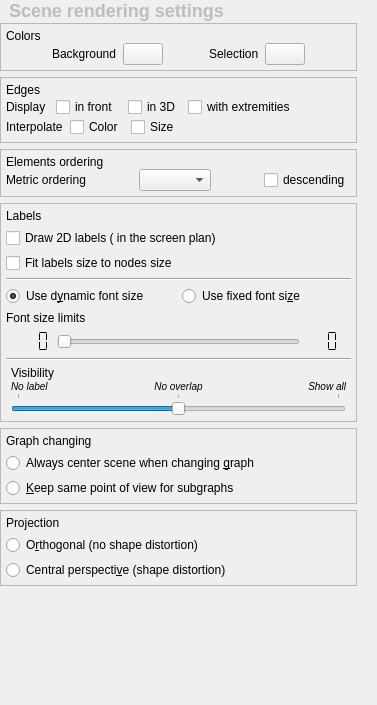
<?xml version="1.0" encoding="UTF-8"?>
<ui version="4.0">
 <class>SceneConfigWidget</class>
 <widget class="QWidget" name="SceneConfigWidget">
  <property name="geometry">
   <rect>
    <x>0</x>
    <y>0</y>
    <width>377</width>
    <height>705</height>
   </rect>
  </property>
  <property name="sizePolicy">
   <sizepolicy hsizetype="Preferred" vsizetype="Preferred">
    <horstretch>0</horstretch>
    <verstretch>0</verstretch>
   </sizepolicy>
  </property>
  <property name="windowTitle">
   <string>Scene</string>
  </property>
  <layout class="QVBoxLayout" name="verticalLayout">
   <property name="spacing">
    <number>2</number>
   </property>
   <property name="leftMargin">
    <number>0</number>
   </property>
   <property name="topMargin">
    <number>0</number>
   </property>
   <property name="rightMargin">
    <number>0</number>
   </property>
   <property name="bottomMargin">
    <number>0</number>
   </property>
   <item>
    <widget class="QFrame" name="horizontalFrame_2">
     <property name="sizePolicy">
      <sizepolicy hsizetype="Preferred" vsizetype="Fixed">
       <horstretch>0</horstretch>
       <verstretch>0</verstretch>
      </sizepolicy>
     </property>
     <layout class="QHBoxLayout" name="horizontalLayout_4">
      <property name="topMargin">
       <number>0</number>
      </property>
      <property name="bottomMargin">
       <number>0</number>
      </property>
      <item>
       <widget class="QLabel" name="title">
        <property name="sizePolicy">
         <sizepolicy hsizetype="Preferred" vsizetype="Fixed">
          <horstretch>0</horstretch>
          <verstretch>0</verstretch>
         </sizepolicy>
        </property>
        <property name="styleSheet">
         <string notr="true">
font-weight: bold; font-size: 18px; color: #A0A0A0A0</string>
        </property>
        <property name="text">
         <string>Scene rendering settings</string>
        </property>
       </widget>
      </item>
     </layout>
    </widget>
   </item>
   <item>
    <widget class="QScrollArea" name="scrollArea">
     <property name="sizePolicy">
      <sizepolicy hsizetype="Preferred" vsizetype="Preferred">
       <horstretch>0</horstretch>
       <verstretch>0</verstretch>
      </sizepolicy>
     </property>
     <property name="frameShape">
      <enum>QFrame::NoFrame</enum>
     </property>
     <property name="horizontalScrollBarPolicy">
      <enum>Qt::ScrollBarAlwaysOff</enum>
     </property>
     <property name="widgetResizable">
      <bool>true</bool>
     </property>
     <widget class="QWidget" name="scrollAreaWidgetContents">
      <property name="geometry">
       <rect>
        <x>0</x>
        <y>0</y>
        <width>387</width>
        <height>638</height>
       </rect>
      </property>
      <property name="sizePolicy">
       <sizepolicy hsizetype="Preferred" vsizetype="Fixed">
        <horstretch>0</horstretch>
        <verstretch>0</verstretch>
       </sizepolicy>
      </property>
      <layout class="QVBoxLayout" name="verticalLayout_2">
       <property name="leftMargin">
        <number>0</number>
       </property>
       <property name="topMargin">
        <number>0</number>
       </property>
       <property name="rightMargin">
        <number>20</number>
       </property>
       <property name="bottomMargin">
        <number>0</number>
       </property>
       <item>
        <widget class="QFrame" name="colorsFrame">
         <property name="sizePolicy">
          <sizepolicy hsizetype="Preferred" vsizetype="Fixed">
           <horstretch>0</horstretch>
           <verstretch>0</verstretch>
          </sizepolicy>
         </property>
         <property name="frameShape">
          <enum>QFrame::StyledPanel</enum>
         </property>
         <property name="frameShadow">
          <enum>QFrame::Raised</enum>
         </property>
         <property name="section" stdset="0">
          <bool>false</bool>
         </property>
         <layout class="QVBoxLayout" name="verticalLayout_8">
          <property name="spacing">
           <number>0</number>
          </property>
          <property name="leftMargin">
           <number>5</number>
          </property>
          <property name="topMargin">
           <number>5</number>
          </property>
          <property name="rightMargin">
           <number>5</number>
          </property>
          <property name="bottomMargin">
           <number>5</number>
          </property>
          <item>
           <widget class="QLabel" name="label">
            <property name="sizePolicy">
             <sizepolicy hsizetype="Preferred" vsizetype="Preferred">
              <horstretch>0</horstretch>
              <verstretch>0</verstretch>
             </sizepolicy>
            </property>
            <property name="minimumSize">
             <size>
              <width>80</width>
              <height>0</height>
             </size>
            </property>
            <property name="text">
             <string>Colors</string>
            </property>
            <property name="alignment">
             <set>Qt::AlignLeading|Qt::AlignLeft|Qt::AlignTop</set>
            </property>
            <property name="groupTitle" stdset="0">
             <bool>true</bool>
            </property>
           </widget>
          </item>
          <item>
           <layout class="QVBoxLayout" name="verticalLayout_5">
            <property name="spacing">
             <number>0</number>
            </property>
            <item>
             <layout class="QHBoxLayout" name="horizontalLayout_7">
              <item>
               <spacer name="horizontalSpacer_3">
                <property name="orientation">
                 <enum>Qt::Horizontal</enum>
                </property>
                <property name="sizeHint" stdset="0">
                 <size>
                  <width>40</width>
                  <height>20</height>
                 </size>
                </property>
               </spacer>
              </item>
              <item>
               <widget class="QLabel" name="backgroundColorLabel">
                <property name="text">
                 <string>Background  </string>
                </property>
               </widget>
              </item>
              <item>
               <widget class="tlp::ColorButton" name="backgroundColorButton">
                <property name="sizePolicy">
                 <sizepolicy hsizetype="Minimum" vsizetype="Preferred">
                  <horstretch>0</horstretch>
                  <verstretch>0</verstretch>
                 </sizepolicy>
                </property>
                <property name="minimumSize">
                 <size>
                  <width>20</width>
                  <height>0</height>
                 </size>
                </property>
                <property name="text">
                 <string/>
                </property>
               </widget>
              </item>
              <item>
               <spacer name="horizontalSpacer_2">
                <property name="orientation">
                 <enum>Qt::Horizontal</enum>
                </property>
                <property name="sizeHint" stdset="0">
                 <size>
                  <width>40</width>
                  <height>20</height>
                 </size>
                </property>
               </spacer>
              </item>
              <item>
               <widget class="QLabel" name="selectionColorLabel">
                <property name="text">
                 <string>Selection  </string>
                </property>
               </widget>
              </item>
              <item>
               <widget class="tlp::ColorButton" name="selectionColorButton">
                <property name="sizePolicy">
                 <sizepolicy hsizetype="Minimum" vsizetype="Preferred">
                  <horstretch>0</horstretch>
                  <verstretch>0</verstretch>
                 </sizepolicy>
                </property>
                <property name="minimumSize">
                 <size>
                  <width>20</width>
                  <height>0</height>
                 </size>
                </property>
                <property name="text">
                 <string/>
                </property>
               </widget>
              </item>
              <item>
               <spacer name="horizontalSpacer_4">
                <property name="orientation">
                 <enum>Qt::Horizontal</enum>
                </property>
                <property name="sizeHint" stdset="0">
                 <size>
                  <width>40</width>
                  <height>20</height>
                 </size>
                </property>
               </spacer>
              </item>
             </layout>
            </item>
           </layout>
          </item>
         </layout>
        </widget>
       </item>
       <item>
        <widget class="QFrame" name="edgesFrame">
         <property name="sizePolicy">
          <sizepolicy hsizetype="Preferred" vsizetype="Fixed">
           <horstretch>0</horstretch>
           <verstretch>0</verstretch>
          </sizepolicy>
         </property>
         <property name="frameShape">
          <enum>QFrame::StyledPanel</enum>
         </property>
         <property name="frameShadow">
          <enum>QFrame::Raised</enum>
         </property>
         <property name="section" stdset="0">
          <bool>false</bool>
         </property>
         <layout class="QVBoxLayout" name="verticalLayout_7">
          <property name="spacing">
           <number>0</number>
          </property>
          <property name="leftMargin">
           <number>5</number>
          </property>
          <property name="topMargin">
           <number>5</number>
          </property>
          <property name="rightMargin">
           <number>5</number>
          </property>
          <property name="bottomMargin">
           <number>5</number>
          </property>
          <item>
           <layout class="QVBoxLayout" name="edgesFrameContents">
            <property name="spacing">
             <number>0</number>
            </property>
            <property name="rightMargin">
             <number>0</number>
            </property>
            <item>
             <widget class="QLabel" name="edgesFrameTitle">
              <property name="minimumSize">
               <size>
                <width>80</width>
                <height>0</height>
               </size>
              </property>
              <property name="text">
               <string>Edges</string>
              </property>
              <property name="alignment">
               <set>Qt::AlignLeading|Qt::AlignLeft|Qt::AlignTop</set>
              </property>
              <property name="groupTitle" stdset="0">
               <bool>true</bool>
              </property>
             </widget>
            </item>
            <item>
             <layout class="QHBoxLayout" name="edgeDisplayLayout">
              <property name="spacing">
               <number>0</number>
              </property>
              <property name="leftMargin">
               <number>0</number>
              </property>
              <item>
               <widget class="QLabel" name="label_5">
                <property name="text">
                 <string>Display   </string>
                </property>
               </widget>
              </item>
              <item>
               <widget class="QCheckBox" name="edgesFrontCheck">
                <property name="toolTip">
                 <string>&lt;p&gt;If checked, the edges are displayed in front of the nodes, in order to improve the long-distance edges display.&lt;/p&gt;</string>
                </property>
                <property name="text">
                 <string>in front   </string>
                </property>
               </widget>
              </item>
              <item>
               <widget class="QCheckBox" name="edges3DCheck">
                <property name="sizePolicy">
                 <sizepolicy hsizetype="Expanding" vsizetype="Fixed">
                  <horstretch>0</horstretch>
                  <verstretch>0</verstretch>
                 </sizepolicy>
                </property>
                <property name="toolTip">
                 <string>if checked, edges are drawn as tubes</string>
                </property>
                <property name="text">
                 <string>in 3D  </string>
                </property>
               </widget>
              </item>
              <item>
               <widget class="QCheckBox" name="edgesArrowCheck">
                <property name="toolTip">
                 <string>enable/disable the display of the edges extremities (usually an arrow)</string>
                </property>
                <property name="text">
                 <string>with extremities</string>
                </property>
               </widget>
              </item>
              <item>
               <spacer name="horizontalSpacer_6">
                <property name="orientation">
                 <enum>Qt::Horizontal</enum>
                </property>
                <property name="sizeHint" stdset="0">
                 <size>
                  <width>40</width>
                  <height>20</height>
                 </size>
                </property>
               </spacer>
              </item>
             </layout>
            </item>
            <item>
             <layout class="QHBoxLayout" name="edgeInterpolateLayout">
              <item>
               <widget class="QLabel" name="label_4">
                <property name="text">
                 <string>Interpolate  </string>
                </property>
               </widget>
              </item>
              <item>
               <widget class="QCheckBox" name="edgesColorInterpolationCheck">
                <property name="toolTip">
                 <string>&lt;p&gt;if checked, the color along the edges is interpolated using the colors of the linked nodes&lt;/p&gt;</string>
                </property>
                <property name="text">
                 <string>Color  </string>
                </property>
               </widget>
              </item>
              <item>
               <widget class="QCheckBox" name="edgesSizeInterpolationCheck">
                <property name="toolTip">
                 <string>&lt;p&gt;if checked, the size along the edges is interpolated using the sizes of the linked nodes&lt;/p&gt;</string>
                </property>
                <property name="text">
                 <string>Size</string>
                </property>
               </widget>
              </item>
              <item>
               <spacer name="horizontalSpacer_5">
                <property name="orientation">
                 <enum>Qt::Horizontal</enum>
                </property>
                <property name="sizeHint" stdset="0">
                 <size>
                  <width>40</width>
                  <height>20</height>
                 </size>
                </property>
               </spacer>
              </item>
             </layout>
            </item>
           </layout>
          </item>
         </layout>
        </widget>
       </item>
       <item>
        <widget class="QFrame" name="frame">
         <property name="frameShape">
          <enum>QFrame::StyledPanel</enum>
         </property>
         <property name="frameShadow">
          <enum>QFrame::Raised</enum>
         </property>
         <layout class="QVBoxLayout" name="verticalLayout_10">
          <property name="spacing">
           <number>0</number>
          </property>
          <property name="leftMargin">
           <number>5</number>
          </property>
          <property name="topMargin">
           <number>5</number>
          </property>
          <property name="rightMargin">
           <number>5</number>
          </property>
          <property name="bottomMargin">
           <number>5</number>
          </property>
          <item>
           <widget class="QLabel" name="label_3">
            <property name="text">
             <string>Elements ordering</string>
            </property>
            <property name="groupTitle" stdset="0">
             <bool>true</bool>
            </property>
           </widget>
          </item>
          <item>
           <layout class="QHBoxLayout" name="horizontalLayout_2">
            <item>
             <widget class="QLabel" name="label_2">
              <property name="sizePolicy">
               <sizepolicy hsizetype="Minimum" vsizetype="Preferred">
                <horstretch>0</horstretch>
                <verstretch>0</verstretch>
               </sizepolicy>
              </property>
              <property name="toolTip">
               <string>manage the display of the graph nodes/edges by ordering them according to a metric</string>
              </property>
              <property name="text">
               <string>Metric ordering</string>
              </property>
             </widget>
            </item>
            <item>
             <spacer name="horizontalSpacer_7">
              <property name="orientation">
               <enum>Qt::Horizontal</enum>
              </property>
              <property name="sizeHint" stdset="0">
               <size>
                <width>40</width>
                <height>20</height>
               </size>
              </property>
             </spacer>
            </item>
            <item>
             <widget class="tlp::TulipComboBox" name="labelsOrderingCombo">
              <property name="sizePolicy">
               <sizepolicy hsizetype="Preferred" vsizetype="Fixed">
                <horstretch>0</horstretch>
                <verstretch>0</verstretch>
               </sizepolicy>
              </property>
              <property name="maximumSize">
               <size>
                <width>180</width>
                <height>16777215</height>
               </size>
              </property>
              <property name="toolTip">
               <string>manage the display of the graph nodes/edges by ordering them according to a metric</string>
              </property>
             </widget>
            </item>
            <item>
             <spacer name="horizontalSpacer">
              <property name="orientation">
               <enum>Qt::Horizontal</enum>
              </property>
              <property name="sizeHint" stdset="0">
               <size>
                <width>40</width>
                <height>20</height>
               </size>
              </property>
             </spacer>
            </item>
            <item>
             <widget class="QCheckBox" name="descendingCB">
              <property name="text">
               <string>descending</string>
              </property>
             </widget>
            </item>
           </layout>
          </item>
         </layout>
        </widget>
       </item>
       <item>
        <widget class="QFrame" name="labelsFrame">
         <property name="frameShape">
          <enum>QFrame::StyledPanel</enum>
         </property>
         <property name="frameShadow">
          <enum>QFrame::Raised</enum>
         </property>
         <layout class="QVBoxLayout" name="verticalLayout_6">
          <property name="spacing">
           <number>5</number>
          </property>
          <property name="leftMargin">
           <number>5</number>
          </property>
          <property name="topMargin">
           <number>5</number>
          </property>
          <property name="rightMargin">
           <number>5</number>
          </property>
          <property name="bottomMargin">
           <number>5</number>
          </property>
          <item>
           <widget class="QLabel" name="labelsFrameTitle">
            <property name="minimumSize">
             <size>
              <width>80</width>
              <height>0</height>
             </size>
            </property>
            <property name="text">
             <string>Labels</string>
            </property>
            <property name="alignment">
             <set>Qt::AlignLeading|Qt::AlignLeft|Qt::AlignTop</set>
            </property>
            <property name="groupTitle" stdset="0">
             <bool>true</bool>
            </property>
           </widget>
          </item>
          <item>
           <widget class="QCheckBox" name="labelsBillboardedCheck">
            <property name="toolTip">
             <string>&lt;p&gt;If checked, the labels are always drawn horizontally in the screen plan&lt;/p&gt;</string>
            </property>
            <property name="text">
             <string>Draw 2D labels ( in the screen plan)</string>
            </property>
           </widget>
          </item>
          <item>
           <widget class="QCheckBox" name="labelsFitCheck">
            <property name="toolTip">
             <string>&lt;p&gt;if checked, node labels  are always displayed into the associated  node&lt;/p&gt;</string>
            </property>
            <property name="text">
             <string>Fit labels size to nodes size</string>
            </property>
           </widget>
          </item>
          <item>
           <widget class="Line" name="line_2">
            <property name="orientation">
             <enum>Qt::Horizontal</enum>
            </property>
           </widget>
          </item>
          <item>
           <widget class="QFrame" name="frame_2">
            <property name="frameShape">
             <enum>QFrame::NoFrame</enum>
            </property>
            <property name="frameShadow">
             <enum>QFrame::Raised</enum>
            </property>
            <property name="lineWidth">
             <number>0</number>
            </property>
            <layout class="QHBoxLayout" name="horizontalLayout_6">
             <property name="leftMargin">
              <number>0</number>
             </property>
             <property name="topMargin">
              <number>0</number>
             </property>
             <property name="rightMargin">
              <number>0</number>
             </property>
             <property name="bottomMargin">
              <number>0</number>
             </property>
             <item>
              <widget class="QRadioButton" name="dynamicFontSizeRB">
               <property name="text">
                <string>Use d&amp;ynamic font size</string>
               </property>
               <property name="checked">
                <bool>true</bool>
               </property>
              </widget>
             </item>
             <item>
              <widget class="QRadioButton" name="fixedFontSizeRB">
               <property name="text">
                <string>Use fixed font si&amp;ze</string>
               </property>
              </widget>
             </item>
            </layout>
           </widget>
          </item>
          <item>
           <widget class="QLabel" name="fontLimitsLabel">
            <property name="text">
             <string>Font size limits</string>
            </property>
           </widget>
          </item>
          <item>
           <widget class="QFrame" name="sizeLimitsGB">
            <layout class="QHBoxLayout" name="horizontalLayout">
             <property name="spacing">
              <number>0</number>
             </property>
             <property name="leftMargin">
              <number>5</number>
             </property>
             <property name="topMargin">
              <number>0</number>
             </property>
             <property name="rightMargin">
              <number>5</number>
             </property>
             <property name="bottomMargin">
              <number>0</number>
             </property>
             <item>
              <widget class="QLCDNumber" name="labelsMinSize">
               <property name="sizePolicy">
                <sizepolicy hsizetype="Fixed" vsizetype="Fixed">
                 <horstretch>0</horstretch>
                 <verstretch>0</verstretch>
                </sizepolicy>
               </property>
               <property name="frameShape">
                <enum>QFrame::NoFrame</enum>
               </property>
               <property name="digitCount">
                <number>3</number>
               </property>
               <property name="segmentStyle">
                <enum>QLCDNumber::Flat</enum>
               </property>
              </widget>
             </item>
             <item>
              <widget class="tlp::RangeSlider" name="labelSizesRangeSlider">
               <property name="sizePolicy">
                <sizepolicy hsizetype="Expanding" vsizetype="Fixed">
                 <horstretch>0</horstretch>
                 <verstretch>0</verstretch>
                </sizepolicy>
               </property>
               <property name="toolTip">
                <string>give the allowed range of values for the dynamic font size</string>
               </property>
               <property name="minimum">
                <number>0</number>
               </property>
               <property name="maximum">
                <number>200</number>
               </property>
               <property name="orientation">
                <enum>Qt::Horizontal</enum>
               </property>
              </widget>
             </item>
             <item>
              <widget class="QLCDNumber" name="labelsMaxSize">
               <property name="sizePolicy">
                <sizepolicy hsizetype="Fixed" vsizetype="Fixed">
                 <horstretch>0</horstretch>
                 <verstretch>0</verstretch>
                </sizepolicy>
               </property>
               <property name="frameShape">
                <enum>QFrame::NoFrame</enum>
               </property>
               <property name="lineWidth">
                <number>0</number>
               </property>
               <property name="digitCount">
                <number>3</number>
               </property>
               <property name="segmentStyle">
                <enum>QLCDNumber::Flat</enum>
               </property>
              </widget>
             </item>
            </layout>
           </widget>
          </item>
          <item>
           <widget class="Line" name="line_3">
            <property name="orientation">
             <enum>Qt::Horizontal</enum>
            </property>
           </widget>
          </item>
          <item>
           <widget class="QFrame" name="frame_3">
            <layout class="QGridLayout" name="gridLayout">
             <property name="leftMargin">
              <number>5</number>
             </property>
             <property name="topMargin">
              <number>0</number>
             </property>
             <property name="rightMargin">
              <number>5</number>
             </property>
             <property name="bottomMargin">
              <number>0</number>
             </property>
             <property name="spacing">
              <number>0</number>
             </property>
             <item row="1" column="2">
              <widget class="QLabel" name="labelsShowAllLabel">
               <property name="cursor">
                <cursorShape>PointingHandCursor</cursorShape>
               </property>
               <property name="text">
                <string>&lt;font size=&quot;2&quot;&gt;&lt;i&gt;Show all&lt;/i&gt;&lt;/font&gt;</string>
               </property>
               <property name="alignment">
                <set>Qt::AlignRight|Qt::AlignTrailing|Qt::AlignVCenter</set>
               </property>
              </widget>
             </item>
             <item row="1" column="0">
              <widget class="QLabel" name="labelsDisabledLabel">
               <property name="cursor">
                <cursorShape>PointingHandCursor</cursorShape>
               </property>
               <property name="text">
                <string>&lt;font size=&quot;2&quot;&gt;&lt;i&gt;No label&lt;/i&gt;&lt;/font&gt;</string>
               </property>
              </widget>
             </item>
             <item row="1" column="1">
              <widget class="QLabel" name="labelsNoOverlapLabel">
               <property name="cursor">
                <cursorShape>PointingHandCursor</cursorShape>
               </property>
               <property name="text">
                <string>&lt;font size=&quot;2&quot;&gt;&lt;i&gt;No overlap&lt;/i&gt;&lt;/font&gt;</string>
               </property>
               <property name="alignment">
                <set>Qt::AlignCenter</set>
               </property>
              </widget>
             </item>
             <item row="2" column="0" colspan="3">
              <widget class="QSlider" name="labelsDensitySlider">
               <property name="sizePolicy">
                <sizepolicy hsizetype="Expanding" vsizetype="Fixed">
                 <horstretch>0</horstretch>
                 <verstretch>0</verstretch>
                </sizepolicy>
               </property>
               <property name="minimumSize">
                <size>
                 <width>0</width>
                 <height>23</height>
                </size>
               </property>
               <property name="toolTip">
                <string>specify the quantity of labels to be displayed</string>
               </property>
               <property name="minimum">
                <number>-100</number>
               </property>
               <property name="maximum">
                <number>100</number>
               </property>
               <property name="orientation">
                <enum>Qt::Horizontal</enum>
               </property>
               <property name="tickPosition">
                <enum>QSlider::TicksAbove</enum>
               </property>
               <property name="tickInterval">
                <number>100</number>
               </property>
              </widget>
             </item>
             <item row="0" column="0">
              <widget class="QLabel" name="label_7">
               <property name="text">
                <string>Visibility</string>
               </property>
              </widget>
             </item>
            </layout>
            <zorder>labelsDensitySlider</zorder>
            <zorder>labelsDisabledLabel</zorder>
            <zorder>labelsShowAllLabel</zorder>
            <zorder>labelsNoOverlapLabel</zorder>
            <zorder>label_7</zorder>
           </widget>
          </item>
         </layout>
        </widget>
       </item>
       <item>
        <widget class="QFrame" name="changeGraphFrame">
         <property name="sizePolicy">
          <sizepolicy hsizetype="Preferred" vsizetype="Fixed">
           <horstretch>0</horstretch>
           <verstretch>0</verstretch>
          </sizepolicy>
         </property>
         <property name="frameShape">
          <enum>QFrame::StyledPanel</enum>
         </property>
         <property name="frameShadow">
          <enum>QFrame::Raised</enum>
         </property>
         <property name="section" stdset="0">
          <bool>false</bool>
         </property>
         <layout class="QVBoxLayout" name="verticalLayout_1">
          <property name="spacing">
           <number>0</number>
          </property>
          <property name="leftMargin">
           <number>5</number>
          </property>
          <property name="topMargin">
           <number>5</number>
          </property>
          <property name="rightMargin">
           <number>5</number>
          </property>
          <property name="bottomMargin">
           <number>5</number>
          </property>
          <item>
           <layout class="QVBoxLayout" name="changeGraphFrameContents">
            <property name="spacing">
             <number>5</number>
            </property>
            <item>
             <widget class="QLabel" name="changeGraphFrameTitle">
              <property name="minimumSize">
               <size>
                <width>80</width>
                <height>0</height>
               </size>
              </property>
              <property name="text">
               <string>Graph changing</string>
              </property>
              <property name="alignment">
               <set>Qt::AlignLeading|Qt::AlignLeft|Qt::AlignTop</set>
              </property>
              <property name="groupTitle" stdset="0">
               <bool>true</bool>
              </property>
             </widget>
            </item>
            <item>
             <widget class="QRadioButton" name="centerSceneRadioButton">
              <property name="toolTip">
               <string>The point of view of the scene will be always updated
to draw the graph in the center of the panel.</string>
              </property>
              <property name="text">
               <string>Always center scene when changing &amp;graph</string>
              </property>
              <attribute name="buttonGroup">
               <string notr="true">buttonGroup1</string>
              </attribute>
             </widget>
            </item>
            <item>
             <widget class="QRadioButton" name="keepSceneRadioButton">
              <property name="toolTip">
               <string>If the graph to display belongs to the same hierarchy
of the previously displayed graph, the point of view
of the scene remains unchanged.</string>
              </property>
              <property name="text">
               <string>&amp;Keep same point of view for subgraphs</string>
              </property>
              <attribute name="buttonGroup">
               <string notr="true">buttonGroup1</string>
              </attribute>
             </widget>
            </item>
           </layout>
          </item>
         </layout>
        </widget>
       </item>
       <item>
        <widget class="QFrame" name="projectionFrame">
         <property name="sizePolicy">
          <sizepolicy hsizetype="Preferred" vsizetype="Fixed">
           <horstretch>0</horstretch>
           <verstretch>0</verstretch>
          </sizepolicy>
         </property>
         <property name="frameShape">
          <enum>QFrame::StyledPanel</enum>
         </property>
         <property name="frameShadow">
          <enum>QFrame::Raised</enum>
         </property>
         <property name="section" stdset="0">
          <bool>false</bool>
         </property>
         <layout class="QVBoxLayout" name="verticalLayout_9">
          <property name="spacing">
           <number>0</number>
          </property>
          <property name="leftMargin">
           <number>5</number>
          </property>
          <property name="topMargin">
           <number>5</number>
          </property>
          <property name="rightMargin">
           <number>5</number>
          </property>
          <property name="bottomMargin">
           <number>5</number>
          </property>
          <item>
           <layout class="QVBoxLayout" name="projectionFrameContents">
            <property name="spacing">
             <number>5</number>
            </property>
            <item>
             <widget class="QLabel" name="projectionFrameTitle">
              <property name="minimumSize">
               <size>
                <width>80</width>
                <height>0</height>
               </size>
              </property>
              <property name="text">
               <string>Projection</string>
              </property>
              <property name="alignment">
               <set>Qt::AlignLeading|Qt::AlignLeft|Qt::AlignTop</set>
              </property>
              <property name="groupTitle" stdset="0">
               <bool>true</bool>
              </property>
             </widget>
            </item>
            <item>
             <widget class="QRadioButton" name="orthoRadioButton">
              <property name="toolTip">
               <string>Parallel lines are preserved.</string>
              </property>
              <property name="text">
               <string>O&amp;rthogonal (no shape distortion)</string>
              </property>
              <attribute name="buttonGroup">
               <string notr="true">buttonGroup</string>
              </attribute>
             </widget>
            </item>
            <item>
             <widget class="QRadioButton" name="centralRadioButton">
              <property name="toolTip">
               <string>&lt;p&gt;As in the human view perception,&lt;br/&gt;parallel lines are not necessarily represented as parallel&lt;br/&gt;and closer the nodes are, the bigger they are represented.&lt;/p&gt;</string>
              </property>
              <property name="text">
               <string>Central perspecti&amp;ve (shape distortion)</string>
              </property>
              <attribute name="buttonGroup">
               <string notr="true">buttonGroup</string>
              </attribute>
             </widget>
            </item>
           </layout>
          </item>
         </layout>
        </widget>
       </item>
      </layout>
     </widget>
    </widget>
   </item>
  </layout>
 </widget>
 <customwidgets>
  <customwidget>
   <class>tlp::RangeSlider</class>
   <extends>QSlider</extends>
   <header location="global">tulip/RangeSlider.h</header>
   <slots>
    <signal>lowerValueChanged(int)</signal>
    <signal>upperValueChanged(int)</signal>
   </slots>
  </customwidget>
  <customwidget>
   <class>tlp::ColorButton</class>
   <extends>QPushButton</extends>
   <header location="global">tulip/ColorButton.h</header>
   <slots>
    <signal>colorChanged(QColor)</signal>
   </slots>
  </customwidget>
  <customwidget>
   <class>tlp::TulipComboBox</class>
   <extends>QComboBox</extends>
   <header>tulip/TulipComboBox.h</header>
   <container>1</container>
  </customwidget>
 </customwidgets>
 <resources/>
 <connections>
  <connection>
   <sender>edges3DCheck</sender>
   <signal>stateChanged(int)</signal>
   <receiver>SceneConfigWidget</receiver>
   <slot>applySettings()</slot>
   <hints>
    <hint type="sourcelabel">
     <x>241</x>
     <y>343</y>
    </hint>
    <hint type="destinationlabel">
     <x>212</x>
     <y>279</y>
    </hint>
   </hints>
  </connection>
  <connection>
   <sender>edgesArrowCheck</sender>
   <signal>stateChanged(int)</signal>
   <receiver>SceneConfigWidget</receiver>
   <slot>applySettings()</slot>
   <hints>
    <hint type="sourcelabel">
     <x>241</x>
     <y>374</y>
    </hint>
    <hint type="destinationlabel">
     <x>212</x>
     <y>279</y>
    </hint>
   </hints>
  </connection>
  <connection>
   <sender>edgesColorInterpolationCheck</sender>
   <signal>stateChanged(int)</signal>
   <receiver>SceneConfigWidget</receiver>
   <slot>applySettings()</slot>
   <hints>
    <hint type="sourcelabel">
     <x>241</x>
     <y>405</y>
    </hint>
    <hint type="destinationlabel">
     <x>212</x>
     <y>279</y>
    </hint>
   </hints>
  </connection>
  <connection>
   <sender>edgesSizeInterpolationCheck</sender>
   <signal>stateChanged(int)</signal>
   <receiver>SceneConfigWidget</receiver>
   <slot>applySettings()</slot>
   <hints>
    <hint type="sourcelabel">
     <x>241</x>
     <y>436</y>
    </hint>
    <hint type="destinationlabel">
     <x>212</x>
     <y>279</y>
    </hint>
   </hints>
  </connection>
  <connection>
   <sender>backgroundColorButton</sender>
   <signal>colorChanged(QColor)</signal>
   <receiver>SceneConfigWidget</receiver>
   <slot>applySettings()</slot>
   <hints>
    <hint type="sourcelabel">
     <x>309</x>
     <y>653</y>
    </hint>
    <hint type="destinationlabel">
     <x>206</x>
     <y>341</y>
    </hint>
   </hints>
  </connection>
  <connection>
   <sender>selectionColorButton</sender>
   <signal>colorChanged(QColor)</signal>
   <receiver>SceneConfigWidget</receiver>
   <slot>applySettings()</slot>
   <hints>
    <hint type="sourcelabel">
     <x>309</x>
     <y>621</y>
    </hint>
    <hint type="destinationlabel">
     <x>206</x>
     <y>341</y>
    </hint>
   </hints>
  </connection>
  <connection>
   <sender>labelsFitCheck</sender>
   <signal>stateChanged(int)</signal>
   <receiver>SceneConfigWidget</receiver>
   <slot>applySettings()</slot>
   <hints>
    <hint type="sourcelabel">
     <x>171</x>
     <y>128</y>
    </hint>
    <hint type="destinationlabel">
     <x>189</x>
     <y>204</y>
    </hint>
   </hints>
  </connection>
  <connection>
   <sender>labelsOrderingCombo</sender>
   <signal>currentIndexChanged(int)</signal>
   <receiver>SceneConfigWidget</receiver>
   <slot>applySettings()</slot>
   <hints>
    <hint type="sourcelabel">
     <x>158</x>
     <y>100</y>
    </hint>
    <hint type="destinationlabel">
     <x>189</x>
     <y>204</y>
    </hint>
   </hints>
  </connection>
  <connection>
   <sender>orthoRadioButton</sender>
   <signal>clicked()</signal>
   <receiver>SceneConfigWidget</receiver>
   <slot>applySettings()</slot>
   <hints>
    <hint type="sourcelabel">
     <x>173</x>
     <y>344</y>
    </hint>
    <hint type="destinationlabel">
     <x>189</x>
     <y>204</y>
    </hint>
   </hints>
  </connection>
  <connection>
   <sender>centralRadioButton</sender>
   <signal>clicked()</signal>
   <receiver>SceneConfigWidget</receiver>
   <slot>applySettings()</slot>
   <hints>
    <hint type="sourcelabel">
     <x>173</x>
     <y>376</y>
    </hint>
    <hint type="destinationlabel">
     <x>189</x>
     <y>204</y>
    </hint>
   </hints>
  </connection>
  <connection>
   <sender>fixedFontSizeRB</sender>
   <signal>toggled(bool)</signal>
   <receiver>SceneConfigWidget</receiver>
   <slot>applySettings()</slot>
   <hints>
    <hint type="sourcelabel">
     <x>171</x>
     <y>274</y>
    </hint>
    <hint type="destinationlabel">
     <x>188</x>
     <y>356</y>
    </hint>
   </hints>
  </connection>
  <connection>
   <sender>descendingCB</sender>
   <signal>stateChanged(int)</signal>
   <receiver>SceneConfigWidget</receiver>
   <slot>applySettings()</slot>
   <hints>
    <hint type="sourcelabel">
     <x>272</x>
     <y>559</y>
    </hint>
    <hint type="destinationlabel">
     <x>187</x>
     <y>355</y>
    </hint>
   </hints>
  </connection>
  <connection>
   <sender>labelsFitCheck</sender>
   <signal>toggled(bool)</signal>
   <receiver>frame_2</receiver>
   <slot>setDisabled(bool)</slot>
   <hints>
    <hint type="sourcelabel">
     <x>176</x>
     <y>331</y>
    </hint>
    <hint type="destinationlabel">
     <x>176</x>
     <y>356</y>
    </hint>
   </hints>
  </connection>
  <connection>
   <sender>edgesFrontCheck</sender>
   <signal>stateChanged(int)</signal>
   <receiver>SceneConfigWidget</receiver>
   <slot>applySettings()</slot>
   <hints>
    <hint type="sourcelabel">
     <x>176</x>
     <y>121</y>
    </hint>
    <hint type="destinationlabel">
     <x>184</x>
     <y>335</y>
    </hint>
   </hints>
  </connection>
 </connections>
 <slots>
  <slot>settingsChanged()</slot>
  <slot>applySettings()</slot>
 </slots>
 <buttongroups>
  <buttongroup name="buttonGroup"/>
  <buttongroup name="buttonGroup1"/>
 </buttongroups>
</ui>
